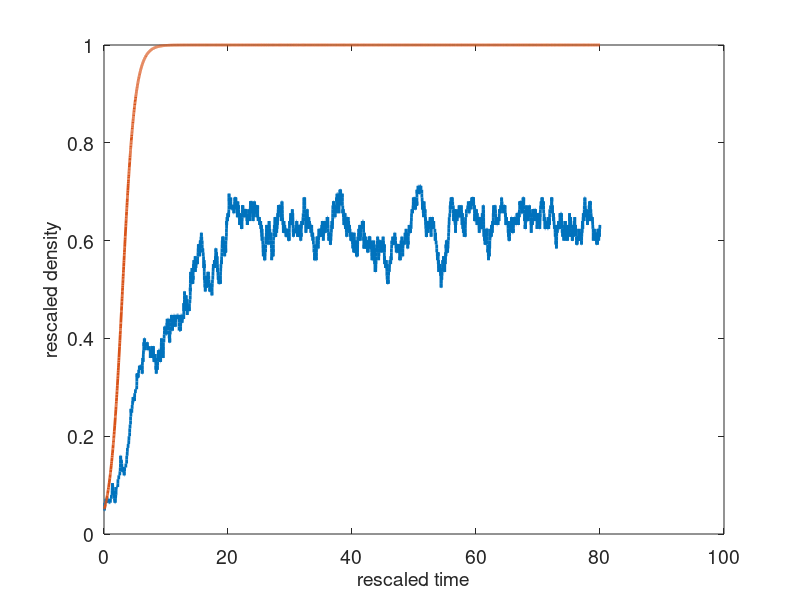

MATLAB code for this plot: (Note: this script raises an error after producing the figure.)
% combination of Gillespie, logistic and Runge-Kutta in 1D

clear all

% Parameters

% lattice dimension
dim = 1;

% length of the domain
L = 100;

Pm = 1; % transition rate per unit time of moving to another lattice site

Pp = 0.5; % proliferation rate per unit time of giving rise to another agent

Pd = 0.1; % death rate per unit time


cells = zeros(L,dim); % array that will store the sites, this is just for 1d

% initially choose randomly if each state is occupied or no

% choose a random number for each state
rand_initial = rand(L,dim)/1.9;

for i = 1:L      
   % if the random number is greater than 0.5, then assume that initially
   % there is a cell at that site. 1 corresponds to that cell
   if rand_initial(i)>0.5
       cells(i) = 1; 
   end
end


Q = sum(cells); % store the number of cells at different times


a0 = (Pm + Pp + Pd)*Q; % total propensity function 


t_final = 200; % time interval
t = 0; % initialise time
iter = 0; % count the number of iterations

%Cells = zeros(L,30);

%%%%%%%%%%%%%%%%%%%%%%%%%%%%%%%%%
% this is for logistic growth

Q_initial = Q;



%%%%%%%%%%%%%%%%%%%%%%%%%%%%%%%5

while t < t_final

    iter = iter + 1;
    NumberOfCells(iter) = Q; % keep track of the changes in the number of cells
    %Cells(:,iter) = cells; % check how it looks like
    
            
    tau = log (1/rand) / a0; % choose time till the next event

    % choose which event occurs (movement, proliferation or death)#

    R = a0*rand; % a0 is updated when the event affecting it occurs

    % Movement event
    if R < Pm*Q
        
       random_permutation = randperm(L);
       agent_ID = random_permutation(1); % choose a random agent 
       
       % check if it is actually an agent and not zero at that point and if
       % not choose until it is an agent
       while cells(agent_ID) == 0
        random_permutation = randperm(L);
        agent_ID = random_permutation(1); % choose a random agent   
       end
       
       

       % choose one of its neighbours
       if rand > 0.5
          neighbour_ID = agent_ID + 1; 
          
          %periodic boundary conditions
          if neighbour_ID == L+1
             neighbour_ID = 1;  
          end
          
       else
          neighbour_ID = agent_ID -1;
          
          %periodic boundary conditions
          if neighbour_ID == 0
             neighbour_ID = L;  
          end        
       end

       % check if the neighbour is empty, if yes, move the cell to that grid
       if cells(neighbour_ID) == 0
          cells(neighbour_ID) = 1;
          cells(agent_ID) = 0;

       end

    end

    % Proliferation event
    if R >= Pm*Q && R < (Pm+Pp)*Q

       random_permutation = randperm(L);
       agent_ID = random_permutation(1); % choose a random agent 
       
       % check if it is actually an agent and not zero at that point and if
       % not choose until it is an agent
       while cells(agent_ID) == 0
        random_permutation = randperm(L);
        agent_ID = random_permutation(1); % choose a random agent   
       end
       
       % choose one of its neighbours
       if rand > 0.5
          neighbour_ID = agent_ID + 1; 
          
          %periodic boundary conditions
          if neighbour_ID == L+1
             neighbour_ID = 1;  
          end
          
       else
          neighbour_ID = agent_ID -1;
          
          %periodic boundary conditions
          if neighbour_ID == 0
             neighbour_ID = L;  
          end  
       end

       % check if the neighbour is empty, if yes, agent proliferate by placing
       % a new agent in the target site
       if cells(neighbour_ID) == 0
          cells(neighbour_ID) = 1;
          Q = Q + 1; % increase in total population
          a0 = a0 + (Pm + Pp + Pd); % change in total propensity function
 
       end

    end   
    
    % Death event

    if R >= (Pm+Pp)*Q  && R < (Pm+Pp + Pd)*Q

       random_permutation = randperm(L);
       agent_ID = random_permutation(1); % choose a random agent 
       
       % check if it is actually an agent and not zero at that point and if
       % not choose until it is an agent
       while cells(agent_ID) == 0
        random_permutation = randperm(L);
        agent_ID = random_permutation(1); % choose a random agent   
       end
       

       % cell dies

       cells(agent_ID) = 0;
       Q = Q - 1; % decrease in total population
       a0 = a0 - (Pm + Pp + Pd); % change in total propensity function
    end

    t = t + tau;

    store_time(iter) = t;
end


% if a0=0, tau infinity, for further usage of timeset maximal time to the
% previous one
if store_time(length(store_time))==Inf
    store_time(length(store_time)) = store_time(length(store_time)-1);
end



% plot the changes in the number of cells
figure

rescaled_time = (Pp-Pd)*store_time; % rescale time to allow parameter comparison
rescaled_density = (Pp - Pd)/Pp * NumberOfCells/L;

plot(rescaled_time,rescaled_density,'LineWidth', 2);set(gca,'FontSize',14); % number of cells in the system
%h_legend = legend('1st component','2nd component','Total');
%set(h_legend,'FontSize',14)
xlabel('rescaled time','FontSize',14)
ylabel('rescaled density','FontSize',14)



%%%%%%%%%%%%%%%%
% solution to the corresponding logistic growth equation

cA0 = Q_initial/L; % initial density
cA0_bar = (Pp - Pd)/(Pp)*cA0;

f = @(t) cA0_bar * exp(t)/(1+cA0_bar*(exp(t)-1)); % solution to the equation 

for i = 1 : length(rescaled_time)
       y(i) = f(rescaled_time(i)); 
end

%%% plot logistic solution 

hold on
plot(rescaled_time,y,'LineWidth', 2)
xlabel('rescaled time','FontSize',14)
ylabel('rescaled density','FontSize',14)


%%%%%%%%%%%%%%%%%%%%%%%%%
% adding KSA






cA0 = Q_initial/L; % initial density of cells

dt = 0.01; % time step

N = round(store_time(length(store_time))/dt); % number of simulations, chosen to be the same as for Gillespie

% Initial conditions 

y  = zeros (L+1,N);

y(:,1) = cA0^2 * ones(L+1,1); % initial density of two-point distribution functions 
y(1,1) = cA0; % initial condition for 1-point distribution function


t = 0; % start time


for i = 2 : N
    
    t = t + dt;

    k1 = dynamics (t,y(:,i-1),L,Pm,Pp,Pd);
    k2 = dynamics (t+dt/2,y(:,i-1)+dt/2 * k1,L,Pm,Pp,Pd);
    k3 = dynamics (t+dt/2,y(:,i-1)+dt/2 * k2,L,Pm,Pp,Pd);
    k4 = dynamics (t+dt, y(:,i-1) + dt*k3,L,Pm,Pp,Pd);
    y(:,i) = y(:,i-1) + dt/6 * (k1 + 2*k2 + 2*k3 + k4);  
    
    store_time_Runge(i) = t;
end


rescaled_time = (Pp-Pd)*store_time_Runge; % rescale time to allow parameter comparison

y_rescaled = (Pp-Pd)/Pp * y;


hold on
plot(rescaled_time,y_rescaled(1,:),'LineWidth', 2)
h_legend = legend('Gillespie 1D','Logistic growth','KSA');
set(h_legend,'FontSize',14)
xlabel('rescaled time','FontSize',14)
ylabel('rescaled density','FontSize',14)
title(['L = ' num2str(L) ', P_m = ' num2str(Pm) ', P_p = ' num2str(Pp) ', P_d = ' num2str(Pd) ' '],'FontSize',14)



function deriv = dynamics(t,y,L,Pm,Pp,Pd)
    

    deriv = zeros(L+1,1);

    deriv(1) = (Pp*(y(1)-y(2)) - Pd *y(1)); % dynamics of one-point distribution function
    
    deriv(2) = (Pm*(y(3) - y(2)) - 2* Pd * y(2) + ...
        Pp * (y(1) - y(2)) + Pp * (y(3)*(y(3)*(y(1)-y(2))^2)/(y(1)^2*(1-y(1))))); % dynamics of two-point distribution function (distance 1)
    
 % dynamics of all two-point functions from distance 2 to L-1
    for i = 3:L
        deriv(i) = (Pm*(y(i-1) + y(i+1) - 2* y(i)) - 2 * Pd * y(i) +...
            Pp * ((y(1)-y(i))*(y(1)-y(2))*(y(i-1)+y(i+1)))/(y(1)^2*(1-y(1))));
    end

    deriv(L+1) = (Pm*(y(L) + y(2) - 2* y(L+1)) - 2 * Pd * y(L+1) +...
            Pp * ((y(1)-y(L+1))*(y(1)-y(2))*(y(L)+y(2)))/(y(1)^2*(1-y(1)))); % for the last one, since we have
        % periodic boundary condition L+1 neighbour is 1 neighbour, i.e. y(2)
    
end

